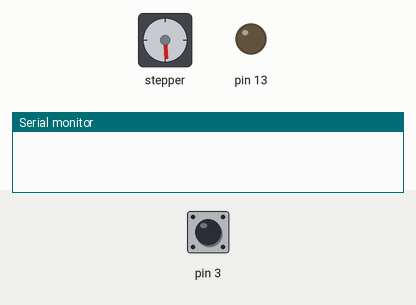
Bench run of a sketch on a simulated Arduino Uno, built with avr-gcc and run on an emulated ATmega328P. Shown: stepper motor, output pins drawn as LEDs (lit = HIGH), the last lines printed to the serial monitor. Dashed ring = blinking. Inputs (shaded band) come from the test bench; at power-on: pin 3 LOW. Stepper angles assume 100 steps per turn.

Above: at 1.2 s.
1.3 s: pin 3 driven HIGH
At 1.65 s:
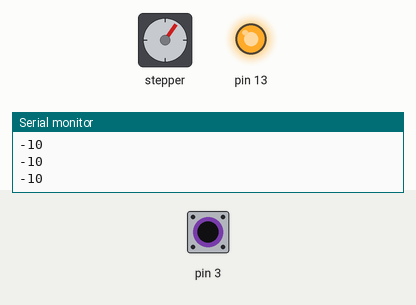
4.3 s: pin 3 driven LOW
At 4.67 s:
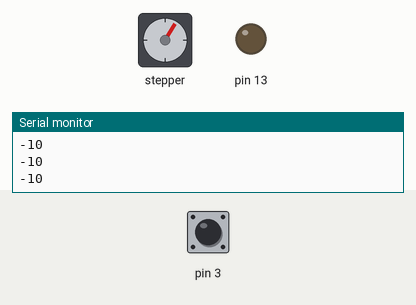
7.3 s: pin 3 driven HIGH
At 7.69 s:
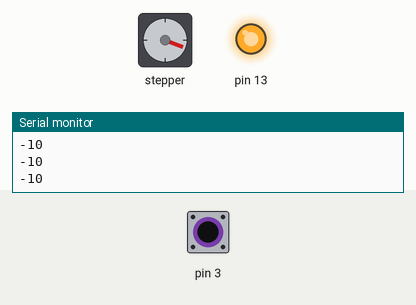
10.3 s: pin 3 driven LOW
At 10.7 s:
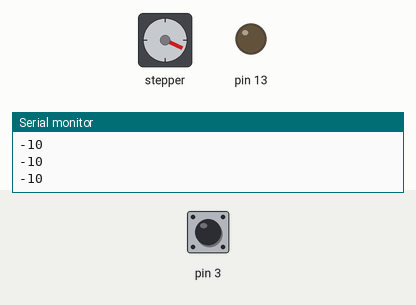
13.3 s: pin 3 pulsed HIGH 2 times (0.12 s each, 0.3 s apart)
At 13.72 s:
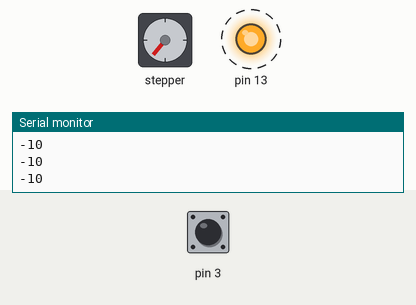
Timing chart, 0 to 20.9 s (numbered marks = the images above; inputs shaded):
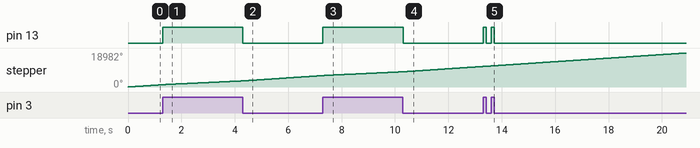

Measured:
- after the input at 1.3 s, pin 13: LOW → HIGH at once
- after the input at 4.3 s, pin 13: HIGH → LOW at once
- after the input at 7.3 s, pin 13: LOW → HIGH at once
- after the input at 10.3 s, pin 13: HIGH → LOW at once
- after the input at 13.3 s, pin 13: alternates HIGH for 0.12 s and LOW for 0.18 s, 4 changes in all, then stays LOW, starting at once

The sketch:

Stepper-IR.ino
```cpp
#include <Stepper.h>
const int StappenPerOmwenteling = 100;
Stepper MijnStepper(StappenPerOmwenteling, 8, 9, 10, 11);


void setup(){
  pinMode(3,INPUT);
  pinMode(13,OUTPUT);
  Serial.begin(9600);
}
void loop() {
  motorTurn();
}
// FSM gebruiken
void motorTurn() {
  int motorSnelheid;
  if (liftDetect() == LOW){
    digitalWrite(13,LOW);
    motorSnelheid = 180;
  } else {
    digitalWrite(13,HIGH);
    motorSnelheid = speedDecay(motorSnelheid);
    Serial.println(motorSnelheid);
  }
  if (motorSnelheid > 0) {
    MijnStepper.setSpeed(motorSnelheid);
    // stap 1/100 van een omwententeling:
    MijnStepper.step(StappenPerOmwenteling / 100);
  }
}

int speedDecay(int A) {
  int decay = 10;
  A = A - decay;
  return A;
}

bool liftDetect() {
  if (digitalRead(3) == HIGH) {
    return HIGH;
  } else {
    return LOW;
  }
}
```
